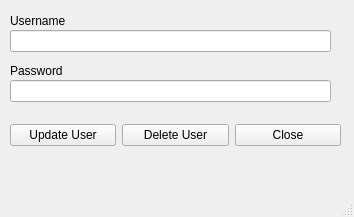
<?xml version="1.0" encoding="UTF-8"?>
<ui version="4.0">
 <class>MainWindow</class>
 <widget class="QMainWindow" name="MainWindow">
  <property name="geometry">
   <rect>
    <x>0</x>
    <y>0</y>
    <width>354</width>
    <height>217</height>
   </rect>
  </property>
  <property name="windowTitle">
   <string>MainWindow</string>
  </property>
  <widget class="QWidget" name="centralwidget">
   <widget class="QLineEdit" name="pass_le">
    <property name="geometry">
     <rect>
      <x>10</x>
      <y>80</y>
      <width>321</width>
      <height>22</height>
     </rect>
    </property>
   </widget>
   <widget class="QLabel" name="label">
    <property name="geometry">
     <rect>
      <x>10</x>
      <y>10</y>
      <width>81</width>
      <height>21</height>
     </rect>
    </property>
    <property name="text">
     <string>Username</string>
    </property>
    <property name="scaledContents">
     <bool>false</bool>
    </property>
   </widget>
   <widget class="QLabel" name="label_2">
    <property name="geometry">
     <rect>
      <x>10</x>
      <y>60</y>
      <width>81</width>
      <height>21</height>
     </rect>
    </property>
    <property name="text">
     <string>Password</string>
    </property>
    <property name="scaledContents">
     <bool>false</bool>
    </property>
   </widget>
   <widget class="QLineEdit" name="user_le">
    <property name="geometry">
     <rect>
      <x>10</x>
      <y>30</y>
      <width>321</width>
      <height>22</height>
     </rect>
    </property>
   </widget>
   <widget class="QWidget" name="horizontalLayoutWidget">
    <property name="geometry">
     <rect>
      <x>10</x>
      <y>120</y>
      <width>331</width>
      <height>31</height>
     </rect>
    </property>
    <layout class="QHBoxLayout" name="horizontalLayout">
     <item>
      <widget class="QPushButton" name="update_btn">
       <property name="text">
        <string>Update User</string>
       </property>
      </widget>
     </item>
     <item>
      <widget class="QPushButton" name="delete_btn">
       <property name="text">
        <string>Delete User</string>
       </property>
      </widget>
     </item>
     <item>
      <widget class="QPushButton" name="cancel_btn">
       <property name="text">
        <string>Close</string>
       </property>
      </widget>
     </item>
    </layout>
   </widget>
  </widget>
  <widget class="QMenuBar" name="menubar">
   <property name="geometry">
    <rect>
     <x>0</x>
     <y>0</y>
     <width>354</width>
     <height>26</height>
    </rect>
   </property>
  </widget>
  <widget class="QStatusBar" name="statusbar"/>
 </widget>
 <resources/>
 <connections/>
</ui>
